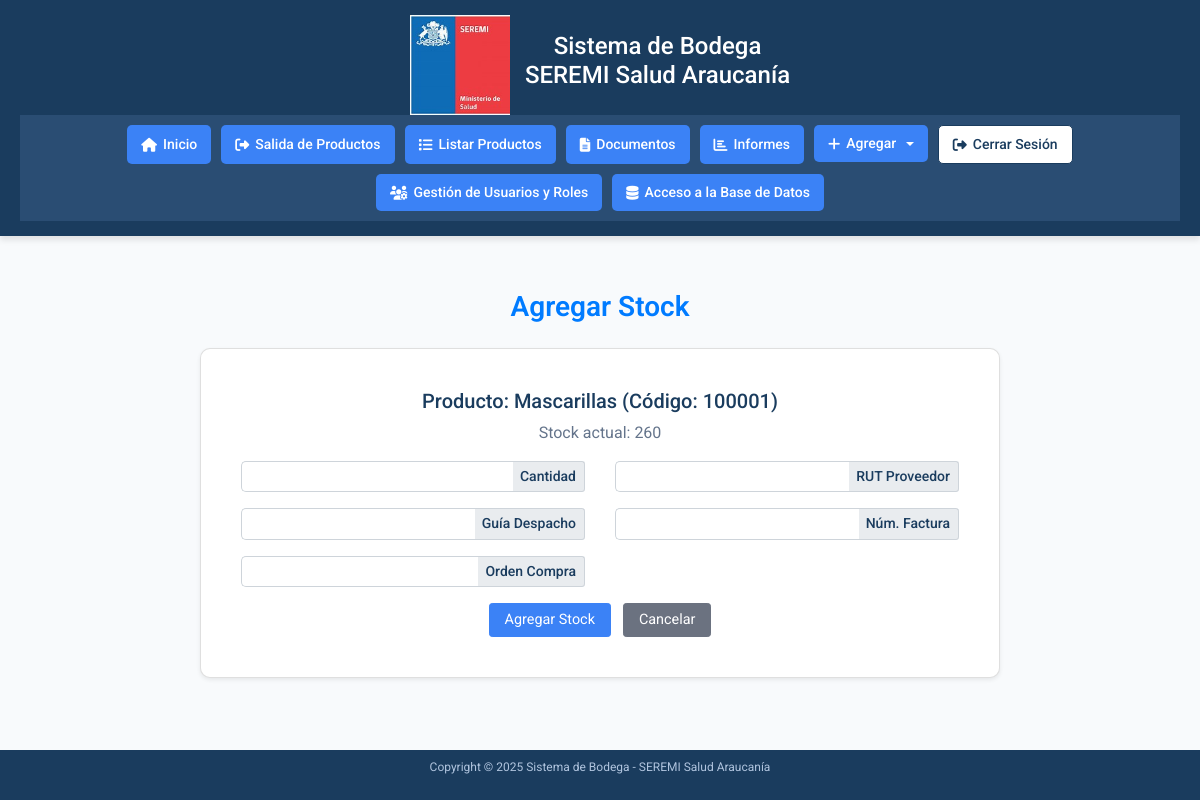
Page /accounts/agregar-stock/100001/ (signed in) on the earlier database version.
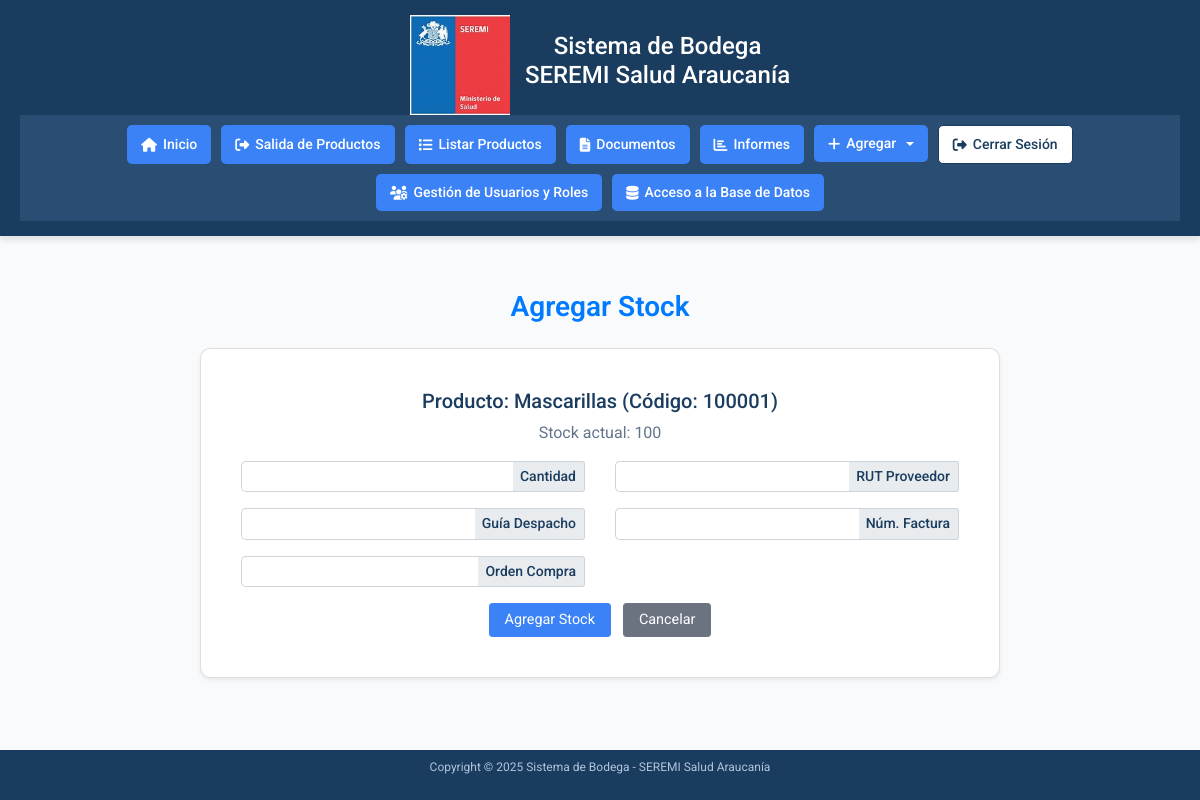
Same page on the later database version.
### accounts/models.py (models this page shows, shortened)
class Producto(models.Model):
    CATEGORIAS = [
        ('Insumos de Aseo', 'Insumos de Aseo'),
        ('Insumos de Escritorio', 'Insumos de Escritorio'),
        ('EPP', 'EPP'),
        ('Emergencias y Desastres', 'Emergencias y Desastres'),
        ('Folletería', 'Folletería'),
        ('Otros', 'Otros'),
    ]
    codigo_barra = models.CharField(max_length=50, unique=True)
    descripcion = models.CharField(max_length=200)
    stock = models.IntegerField(default=0)
    categoria = models.CharField(max_length=100, choices=CATEGORIAS, blank=True)
    rut_proveedor = models.CharField(max_length=12, blank=True)
    guia_despacho = models.CharField(max_length=50, blank=True)
    numero_factura = models.CharField(max_length=50, blank=True)
    orden_compra = models.CharField(max_length=50, blank=True)

### accounts/views.py (the view)
# urls.py: path('agregar-stock/<str:codigo_barra>/', views.agregar_stock_detalle, name='agregar-stock-detalle'),  # Apunta a agregar_stock_detalle
@login_required
def agregar_stock_detalle(request, codigo_barra):
    if 'productos_salida' in request.session:
        del request.session['productos_salida']
    try:
        producto = Producto.objects.get(codigo_barra=codigo_barra)
    except Producto.DoesNotExist:
        messages.error(request, 'Producto no encontrado.')
        return redirect('agregar-stock')
    if request.method == 'POST':
        form = TransaccionForm(request.POST)
        if form.is_valid():
            transaccion = form.save(commit=False)
            transaccion.producto = producto
            transaccion.tipo = 'entrada'
            transaccion.rut_proveedor = form.cleaned_data['rut_proveedor'] or ''
            transaccion.guia_despacho = form.cleaned_data['guia_despacho'] or ''
            transaccion.numero_factura = form.cleaned_data['numero_factura'] or ''
            transaccion.orden_compra = form.cleaned_data['orden_compra'] or ''
            transaccion.save()
            producto.stock += form.cleaned_data['cantidad']
            producto.rut_proveedor = form.cleaned_data['rut_proveedor'] or ''
            producto.guia_despacho = form.cleaned_data['guia_despacho'] or ''
            producto.numero_factura = form.cleaned_data['numero_factura'] or ''
            producto.orden_compra = form.cleaned_data['orden_compra'] or ''
            producto.save()
            messages.success(request, f'Stock agregado exitosamente. Nueva cantidad: {producto.stock}')
            return redirect('agregar-stock')
        else:
            messages.error(request, 'Error al agregar stock. Verifica los datos.')
    else:
        form = TransaccionForm()
    return render(request, 'accounts/agregar_stock_detalle.html', {
        'producto': producto,
        'form': form,
    })

### accounts/templates/accounts/agregar_stock_detalle.html (shortened to what this page needs)
{% extends 'accounts/home.html' %}
{% load static %}
{% load widget_tweaks %}
{% block content %}
<div class="container mt-4">
    <h2 class="text-center text-primary mb-4" style="color: #1a3c5e; font-weight: 600;">Agregar Stock</h2>
    <div class="card form-card shadow-sm">
        <div class="card-body">
            <div class="mb-3">
                <h5 style="color: #1a3c5e;">Producto: {{ producto.descripcion }} (Código: {{ producto.codigo_barra }})</h5>
                <p style="color: #64748b;">Stock actual: {{ producto.stock }}</p>
            </div>
            <form method="post" class="needs-validation" novalidate>
                <div class="row">
                    <div class="col-md-6 mb-3">
                        <div class="input-group input-group-sm">
                            {{ form.cantidad|add_class:"form-control" }}
                            <div class="input-group-append">
                                <span class="input-group-text">Cantidad</span>
                            </div>
                        </div>
                    </div>
                    <div class="col-md-6 mb-3">
                        <div class="input-group input-group-sm">
                            {{ form.rut_proveedor|add_class:"form-control rut-input" }}
                            <div class="input-group-append">
                                <span class="input-group-text">RUT Proveedor</span>
                            </div>
                        </div>
                    </div>
                </div>
                <div class="row">
                    <div class="col-md-6 mb-3">
                        <div class="input-group input-group-sm">
                            {{ form.guia_despacho|add_class:"form-control" }}
                            <div class="input-group-append">
                                <span class="input-group-text">Guía Despacho</span>
                            </div>
                        </div>
                    </div>
                    <div class="col-md-6 mb-3">
                        <div class="input-group input-group-sm">
                            {{ form.numero_factura|add_class:"form-control" }}
                            <div class="input-group-append">
                                <span class="input-group-text">Núm. Factura</span>
                            </div>
                        </div>
                    </div>
                </div>
                <div class="row">
                    <div class="col-md-6 mb-3">
                        <div class="input-group input-group-sm">
                            {{ form.orden_compra|add_class:"form-control" }}
                            <div class="input-group-append">
                                <span class="input-group-text">Orden Compra</span>
                            </div>
                        </div>
                    </div>
                </div>
                <div class="text-center">
                    <button type="submit" class="btn btn-primary btn-sm mr-2">Agregar Stock</button>
                    <a href="{% url 'agregar-stock' %}" class="btn btn-secondary btn-sm">Cancelar</a>
                </div>
            </form>
        </div>
    </div>
</div>
{% endblock %}

### accounts/templates/accounts/home.html (shortened to what this page needs)
{% load static %}
<!DOCTYPE html>
<html lang="es">
<head>
    <link rel="stylesheet" href="https://cdnjs.cloudflare.com/ajax/libs/font-awesome/6.4.0/css/all.min.css">
    <link rel="stylesheet" href="https://stackpath.bootstrapcdn.com/bootstrap/4.5.2/css/bootstrap.min.css">
</head>
<body>
    <header>
        <div class="header-content">
            <img src="{% static 'images/seremi_logo.png' %}" alt="SEREMI Logo" class="logo">
            <h1>Sistema de Bodega<br>SEREMI Salud Araucanía</h1>
        </div>
        <div class="menu-bar">
            <nav>
                <a href="{% url 'home' %}" onclick="showMessage('Inicio')"><i class="fas fa-home"></i> Inicio</a>
                <a href="{% url 'salida-productos' %}" onclick="showMessage('Salida de Productos')"><i class="fas fa-sign-out-alt"></i> Salida de Productos</a>
                <a href="{% url 'listar-productos' %}" onclick="showMessage('Listar Productos')"><i class="fas fa-list"></i> Listar Productos</a>
                <a href="{% url 'listar-actas' %}" onclick="showMessage('Documentos')"><i class="fas fa-file-alt"></i> Documentos</a>
                <a href="#" onclick="showMessage('Informes')"><i class="fas fa-chart-bar"></i> Informes</a>
                <div class="dropdown">
                    <a href="#" class="dropdown-toggle" data-toggle="dropdown" onclick="showMessage('Agregar')"><i class="fas fa-plus"></i> Agregar</a>
                </div>
                <form action="{% url 'logout' %}" method="post" style="display: inline;">
                    <button type="submit" onclick="showMessage('Cerrar Sesión')" class="nav-button"><i class="fas fa-sign-out-alt"></i> Cerrar Sesión</button>
                </form>
                <a href="#" onclick="showMessage('Gestión de Usuarios y Roles')"><i class="fas fa-users-cog"></i> Gestión de Usuarios y Roles</a>
                <a href="#" onclick="showMessage('Acceso a la Base de Datos')"><i class="fas fa-database"></i> Acceso a la Base de Datos</a>
            </nav>
        </div>
    </header>
    <main>
        {% block content %}{% endblock %}
    </main>
    <footer>
        <p>Copyright © 2025 Sistema de Bodega - SEREMI Salud Araucanía</p>
    </footer>
</body>
</html>

### accounts/templates/accounts/home.html (style rules this page uses)
* { margin: 0; padding: 0; box-sizing: border-box; font-family: 'Roboto', Arial, sans-serif; }
body { background-color: #f8fafc; display: flex; flex-direction: column; min-height: 100vh; }
header { background: #1a3c5e; color: white; padding: 15px 20px; text-align: center; box-shadow: 0 4px 6px rgba(0, 0, 0, 0.1); }
.header-content { display: flex; align-items: center; justify-content: center; gap: 15px; }
header .logo { max-width: 100px; }
header h1 { font-size: 24px; font-weight: 500; line-height: 1.2; }
.menu-bar { background: #2a4d73; padding: 10px 20px; }
nav { display: flex; justify-content: center; gap: 10px; flex-wrap: wrap; }
nav a, .nav-button { color: white; text-decoration: none; padding: 8px 14px; background-color: #3b82f6; border-radius: 5px; transition: background-color 0.3s ease, transform 0.1s ease; display: flex; align-items: center; gap: 6px; font-size: 14px; font-weight: 500; }
.nav-button { color: #1a3c5e; background-color: white; border: 1px solid #1a3c5e; }
main { flex: 1; padding: 30px 20px; text-align: center; }
main h2 { color: #1a3c5e; font-size: 28px; font-weight: 700; margin-bottom: 10px; }
main p { color: #64748b; font-size: 16px; }
footer { background-color: #1a3c5e; color: #b0c4de; text-align: center; padding: 8px; font-size: 12px; font-weight: 400; }

### accounts/templates/accounts/agregar_stock_detalle.html (style rules this page uses)
.form-card { background-color: #ffffff; border-radius: 10px; padding: 20px; max-width: 800px; margin: 0 auto; box-shadow: 0 4px 6px rgba(0, 0, 0, 0.1); }
.input-group-text { background-color: #e9ecef; border: 1px solid #ced4da; color: #1a3c5e; font-weight: 500; border-left: none; padding: 0.375rem 0.75rem; }
.input-group .form-control { border-right: none; border-radius: 5px 0 0 5px; }
.input-group.input-group-sm .form-control { height: calc(1.5em + 0.5rem + 2px); font-size: 0.9rem; }
.btn-primary { background-color: #3b82f6; border-color: #3b82f6; padding: 5px 15px; font-size: 0.9rem; }
.btn-secondary { background-color: #6b7280; border-color: #6b7280; padding: 5px 15px; font-size: 0.9rem; }

Differences in the rows shown:
changed Producto "Mascarillas": stock "260" → "100"
